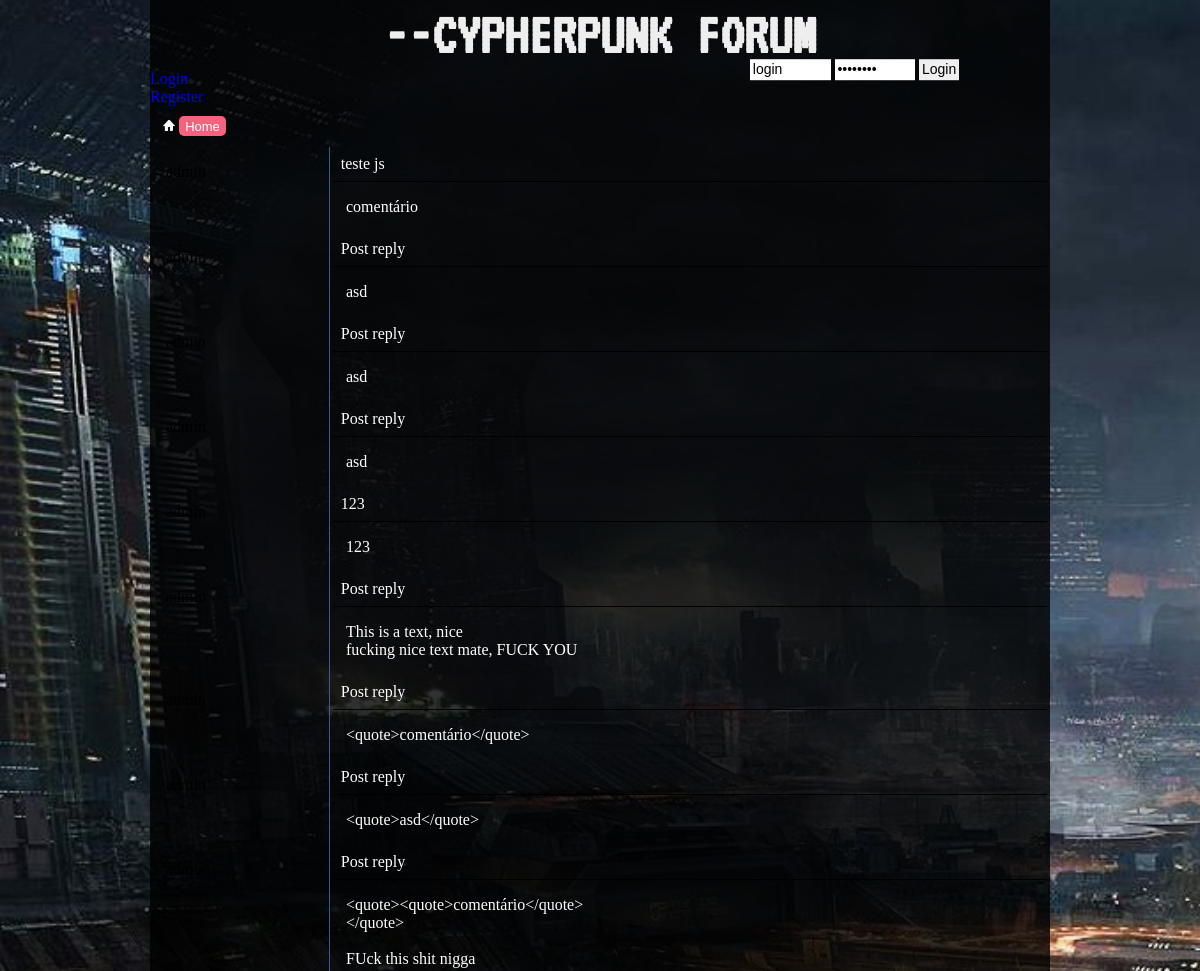
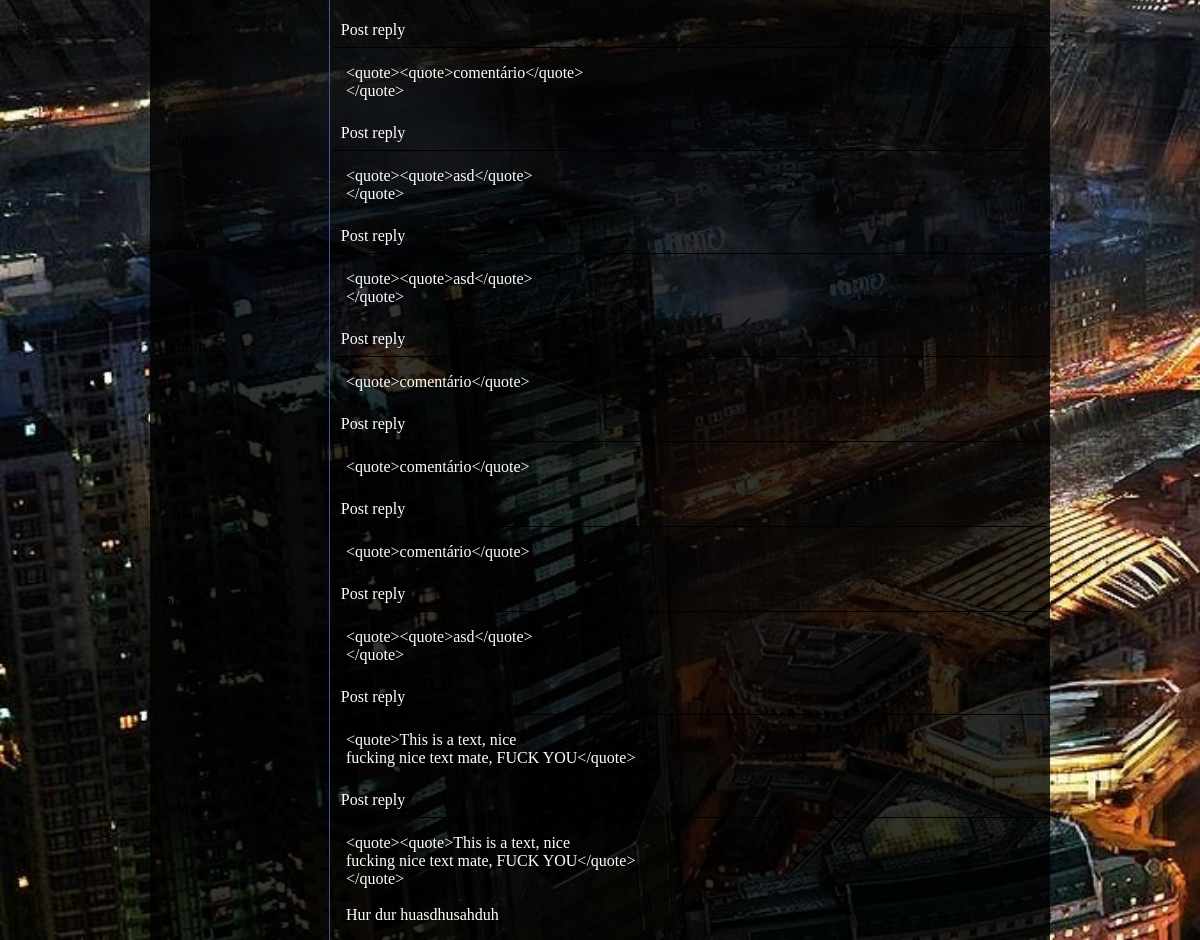
Screenshot of /admin/posts with the database file from the repository (2 pictures, top to bottom).
### forumapp/models/models.py (models this page shows, shortened)
class Post(db.Model):
    id = db.Column(db.Integer, primary_key=True)
    title = db.Column(db.String(80), nullable=False)
    body = db.Column(db.Text, nullable=False)
    pub_date = db.Column(db.DateTime, nullable=False, default=datetime.utcnow)
    edit_date = db.Column(db.DateTime, default=None)
    author_id = db.Column(db.Integer, db.ForeignKey('user.id'))
    thread_id = db.Column(db.Integer, db.ForeignKey('thread.id'))

class User(db.Model, UserMixin):
    id = db.Column(db.Integer, primary_key=True)
    username = db.Column(db.String(20), unique=True, nullable=False)
    password = db.Column(db.String(60), nullable=False)
    posts = db.relationship('Post', backref='author')
    threads = db.relationship('Thread', backref='author')
    permission_level = db.Column(db.Integer, default=0)
    post_signature = db.Column(db.Text(200))
    profile_pic = db.Column(db.String(60), default='default.jpg')

### forumapp/routes.py (the view)
@app.route('/<string:username>/posts')
def user_posts(username):
    user = User.query.filter_by(username=username).first()
    posts = Post.query.filter_by(author=user).all()
    return render_template('user_posts.html', posts=posts)

### forumapp/templates/user_posts.html
{% extends "base.html" %}
{% block content %}
    <section>
           {% for post in posts %}
                <div class="post-body">
                        <div class="poster-info grid-item">
                            <p>{{ post.author.username }}</p>
                        </div>
                        <div class="post-main grid-item">
                            <div class="post-title">
                                <p>{{ post.title }}</p>
                            </div>
                            <div class="post-content">
                                <p>{{ post.body }}</p>
                            </div>
                        </div>
                    </div>
            {% endfor %}
    </section>
{% endblock content %}

### forumapp/static/style.css (style rules this page uses)
* { margin: 0; padding: 0; }
body { background: url(img/background1.jpg); background-repeat: no-repeat; background-size: cover; background-attachment: fixed; }
.post-body { display:grid; grid-template-columns: 1fr 4fr; }
.post-content p { white-space: pre-wrap; }
.post-title { width: 97%; margin: auto; border-bottom: 1px solid #000; padding: 0.5em; color: #fff; }
.post-content { padding: 1rem; color: #fff; }
.poster-info { border-right: 1px solid #3e598e; padding: 1rem; }

### rows the page displays
Post: author.username "admin", title "teste js", body "comentário"
Post: author.username "admin", title "Post reply", body "asd"
Post: author.username "admin", title "Post reply", body "asd"
Post: author.username "admin", title "Post reply", body "asd"
Post: author.username "admin", title "123", body "123"
Post: author.username "admin", title "Post reply", body "This is a text, nice fucking nice text mate, FUCK YOU"
Post: title "Post reply", body "<quote>comentário</quote>"
Post: title "Post reply", body "<quote>asd</quote>"
Post: title "Post reply", body "<quote><quote>comentário</quote> </quote> FUck this shit nigga"
Post: title "Post reply", body "<quote><quote>comentário</quote> </quote>"
Post: title "Post reply", body "<quote><quote>asd</quote> </quote>"
Post: title "Post reply", body "<quote><quote>asd</quote> </quote>"
Post: author.username "admin", title "Post reply", body "<quote>comentário</quote>"
Post: title "Post reply", body "<quote>comentário</quote>"
Post: title "Post reply", body "<quote>comentário</quote>"
Post: author.username "admin", title "Post reply", body "<quote><quote>asd</quote> </quote>"
Post: title "Post reply", body "<quote>This is a text, nice fucking nice text mate, FUCK YOU</quote>"
Post: author.username "admin", title "Post reply", body "<quote><quote>This is a text, nice fucking nice text mate, FUCK YOU</quote> </quote> Hur dur huasdhusahduh"
